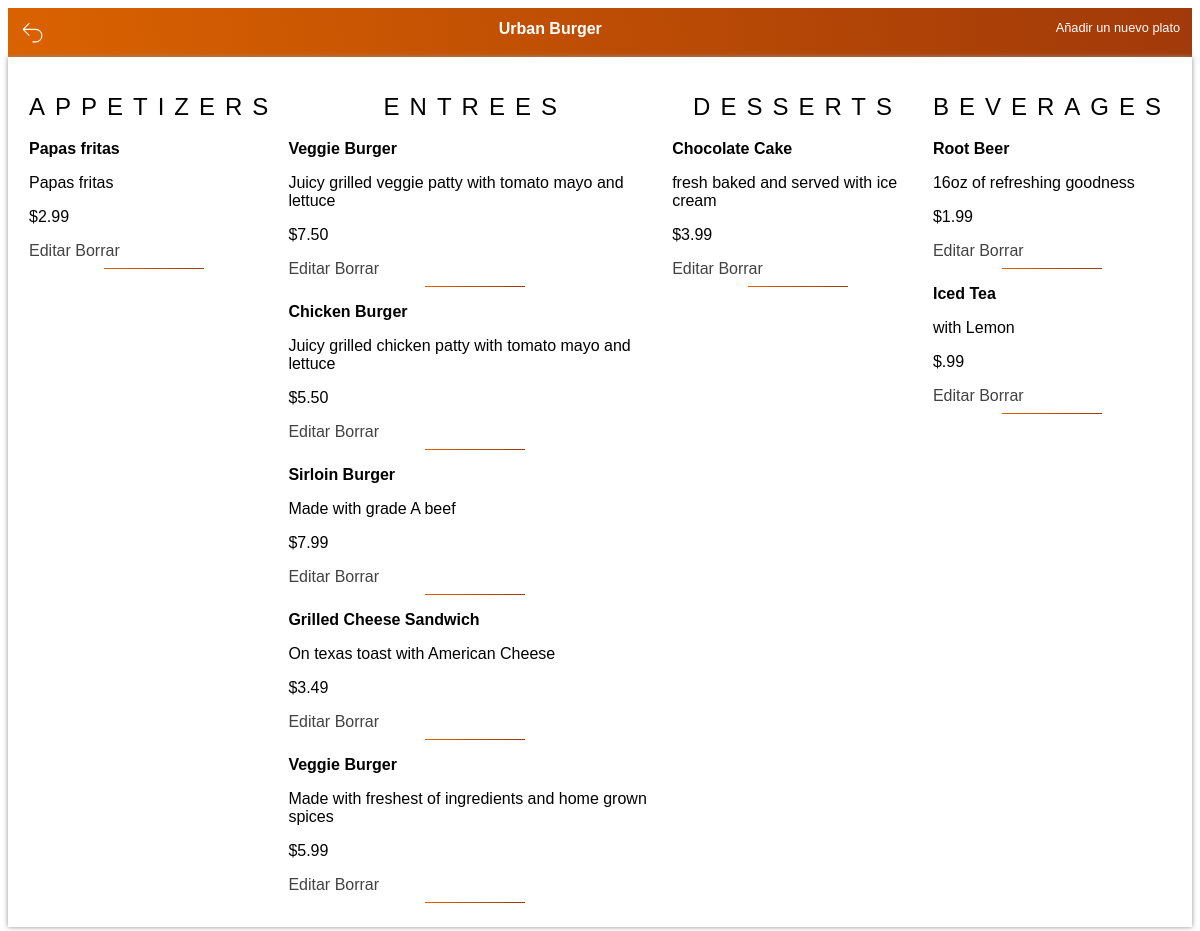
Before: /restaurant/1/menu/ with the older database file.
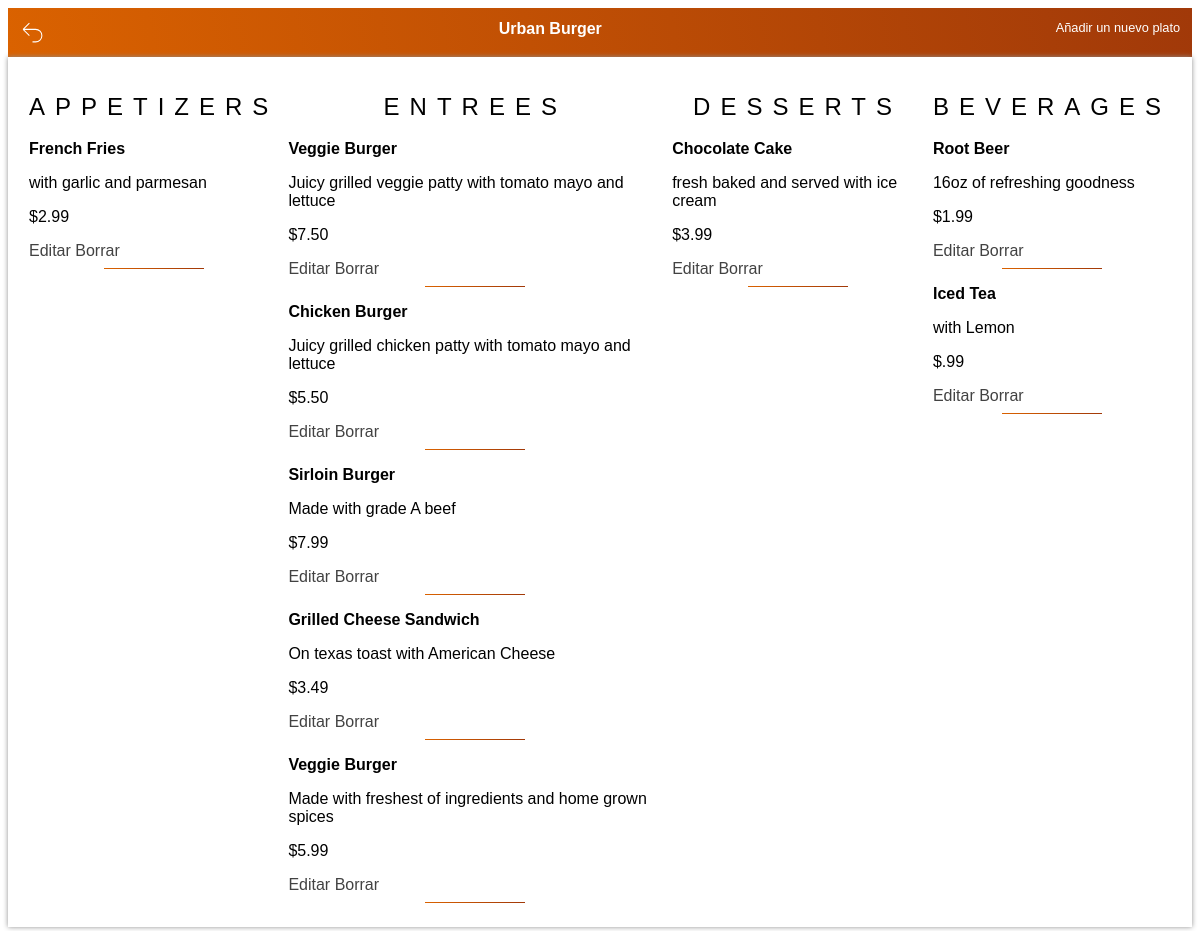
After: the same page with the newer database file.
### el finalfinal proyecto/database_setup.py (models this page shows, shortened)
class Restaurant(Base):
    __tablename__ = 'restaurant'
    id = Column(Integer, primary_key=True)
    name = Column(String(250), nullable=False)

class MenuItem(Base):
    __tablename__ = 'menu_item'
    name = Column(String(80), nullable=False)
    id = Column(Integer, primary_key=True)
    description = Column(String(250))
    price = Column(String(8))
    course = Column(String(250))
    restaurant_id = Column(Integer, ForeignKey('restaurant.id'))
    restaurant = relationship(Restaurant)

### el finalfinal proyecto/finalproject.py (the view)
@app.route('/restaurant/<int:restaurant_id>/')
@app.route('/restaurant/<int:restaurant_id>/menu/')
def showMenu(restaurant_id):
    DBSession = sessionmaker(bind=engine)
    session = DBSession()
    restaurant = session.query(Restaurant).filter_by(id=restaurant_id).one()
    items = session.query(MenuItem).filter_by(restaurant_id=restaurant_id).all()
    print("Enseñado menú del restaurante con éxito")
    return render_template('menu.html', items=items, restaurant=restaurant)

### el finalfinal proyecto/templates/menu.html (shortened to what this page needs)
<html>
<!DOCTYPE html>
<html lang="en">
<head>
	<link rel=stylesheet type=text/css href="{{ url_for('static', filename='menu.css') }}">
</head>
<body>
<nav>
	<a href="{{ url_for('showRestaurants') }}">
		<svg xmlns="http://www.w3.org/2000/svg" fill="none" viewBox="0 0 24 24" strokeWidth={1.5} stroke="currentColor" className="w-6 h-6" width="25px">
		<path strokeLinecap="round" strokeLinejoin="round" d="M9 15L3 9m0 0l6-6M3 9h12a6 6 0 010 12h-3"/>
		</svg>
	</a>
	<b>{{restaurant.name}}</b>
    {% if items !=[] %}
	<a href="{{url_for('newMenuItem', restaurant_id = restaurant.id )}}">Añadir un nuevo plato</a>
</nav>
	<div class="container-items">
		<div class="aperitivos">
			<h2>Appetizers</h2>
		{% for i in items %}
		{% if i.course == 'Appetizer' %}
		<p><b>{{i.name}}</b></p>
		<p>{{i.description}}</p>
		<p>{{i.price}}</p>
		<a href='{{url_for('editMenuItem', restaurant_id = restaurant.id, menu_id=i.id)}}'>Editar</a>
		<a href='{{url_for('deleteMenuItem', restaurant_id = restaurant.id, menu_id=i.id)}}'>Borrar</a>
		<hr>
	</div>
		{% endif %}
		{% endfor %}
	<div class="entrada">
		<h2>Entrees</h2>
		{% for i in items %}
		{% if i.course == 'Entree' %}
		<p><b>{{i.name}}</b></p>
		<p>{{i.description}}</p>
		<p>{{i.price}}</p>
		<a href='{{url_for('editMenuItem', restaurant_id = restaurant.id, menu_id=i.id )}}'>Editar</a>
		<a href='{{url_for('deleteMenuItem', restaurant_id = restaurant.id, menu_id=i.id )}}'>Borrar</a>
		<hr>
        {% endif %}
		{% endfor %}
	</div>
	<div class="postres">
		<h2>Desserts</h2>
		{% for i in items %}
		{% if i.course == 'Dessert' %}
		<p><b>{{i.name}}</b></p>
		<p>{{i.description}}</p>
		<p>{{i.price}}</p>
		<a href='{{url_for('editMenuItem', restaurant_id = restaurant.id, menu_id=i.id ) }}'>Editar</a>
		<a href='{{url_for('deleteMenuItem', restaurant_id = restaurant.id, menu_id=i.id ) }}'>Borrar</a>
		<hr>
		{% endif %}
		{% endfor %}
	</div>
	<div class="bebidas">
		<h2>Beverages</h2>
		{% for i in items %}
		{% if i.course == 'Beverage' %}
		<p><b>{{i.name}}</b></p>
		<p>{{i.description}}</p>
		<p>{{i.price}}</p>
		<a href='{{url_for('editMenuItem', restaurant_id = restaurant.id, menu_id=i.id ) }}'>Editar</a>
		<a href='{{url_for('deleteMenuItem', restaurant_id = restaurant.id, menu_id=i.id ) }}'>Borrar</a>
		<hr>
		{% endif %}
		{% endfor %}
	</div>
	</div>
		{% else %}
		<p> Actualmente, no tienes platos en el menú. <p>
		<a href = "{{url_for('newMenuItem', restaurant_id = restaurant.id )}}">Añadir un nuevo plato</a>
			{% endif %}
	</body>
</html>

### el finalfinal proyecto/static/menu.css (style rules this page uses)
* { box-sizing: border-box; font-family: Arial, Helvetica, sans-serif; }
nav { padding: 1%; display: flex; justify-content: space-between; background-image: linear-gradient(80deg, #da6200 0%, #a13909 100%); color: white; }
nav a { text-decoration: none; font-size: 0.8em; color: white; }
.container-items { display: flex; box-shadow: 0 0 5px rgb(144, 144, 144); padding: 1rem; }
.container-items a { text-decoration: none; color: rgb(66, 66, 66); }
h2 { text-transform: uppercase; font-weight: lighter; letter-spacing: 10; text-align: center; }
.aperitivos, .entrada, .postres, .bebidas { flex-direction: column; margin: 0 5px; border-radius: 1%; border-color: red; }
hr { width: 100px; border: none; height: 1px; color: black; background-image: linear-gradient(80deg, #da6200 0%, #a13909 100%); }

Changed rows visible on the page:
changed MenuItem: name "Papas fritas" → "French Fries"; description "Papas fritas" → "with garlic and parmesan"
